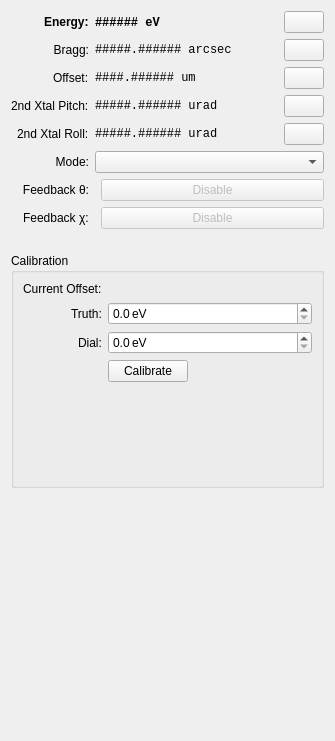
<?xml version="1.0" encoding="UTF-8"?>
<ui version="4.0">
 <class>Form</class>
 <widget class="QWidget" name="Form">
  <property name="geometry">
   <rect>
    <x>0</x>
    <y>0</y>
    <width>335</width>
    <height>741</height>
   </rect>
  </property>
  <property name="windowTitle">
   <string>Form</string>
  </property>
  <layout class="QVBoxLayout" name="verticalLayout">
   <item>
    <layout class="QFormLayout" name="formLayout_2">
     <property name="labelAlignment">
      <set>Qt::AlignRight|Qt::AlignTrailing|Qt::AlignVCenter</set>
     </property>
     <item row="0" column="0">
      <widget class="QLabel" name="label_12">
       <property name="font">
        <font>
         <weight>75</weight>
         <bold>true</bold>
        </font>
       </property>
       <property name="text">
        <string>Energy:</string>
       </property>
      </widget>
     </item>
     <item row="0" column="1">
      <layout class="QHBoxLayout" name="horizontalLayout_7">
       <property name="spacing">
        <number>2</number>
       </property>
       <item>
        <widget class="PyDMLabel" name="PyDMLabel_4">
         <property name="font">
          <font>
           <family>Monospace</family>
           <weight>75</weight>
           <bold>true</bold>
          </font>
         </property>
         <property name="toolTip">
          <string>The current readback value for the beamline energy, based on the monochromator setpoint.</string>
         </property>
         <property name="styleSheet">
          <string notr="true">font-weight: bold;</string>
         </property>
         <property name="text">
          <string>###### eV</string>
         </property>
         <property name="showUnits" stdset="0">
          <bool>true</bool>
         </property>
         <property name="channel" stdset="0">
          <string>haven://${DEVICE}.energy.user_readback</string>
         </property>
        </widget>
       </item>
       <item>
        <spacer name="horizontalSpacer_5">
         <property name="orientation">
          <enum>Qt::Horizontal</enum>
         </property>
         <property name="sizeHint" stdset="0">
          <size>
           <width>40</width>
           <height>20</height>
          </size>
         </property>
        </spacer>
       </item>
       <item>
        <widget class="PyDMRelatedDisplayButton" name="PyDMRelatedDisplayButton_4">
         <property name="enabled">
          <bool>true</bool>
         </property>
         <property name="sizePolicy">
          <sizepolicy hsizetype="Fixed" vsizetype="Fixed">
           <horstretch>0</horstretch>
           <verstretch>0</verstretch>
          </sizepolicy>
         </property>
         <property name="minimumSize">
          <size>
           <width>0</width>
           <height>0</height>
          </size>
         </property>
         <property name="toolTip">
          <string/>
         </property>
         <property name="PyDMIcon" stdset="0">
          <string>cog</string>
         </property>
         <property name="filenames" stdset="0">
          <stringlist>
           <string>motor.py</string>
          </stringlist>
         </property>
         <property name="titles" stdset="0">
          <stringlist>
           <string>More</string>
          </stringlist>
         </property>
         <property name="showIcon" stdset="0">
          <bool>true</bool>
         </property>
         <property name="macros" stdset="0">
          <stringlist>
           <string>MOTOR=${DEVICE}.energy</string>
          </stringlist>
         </property>
         <property name="openInNewWindow" stdset="0">
          <bool>true</bool>
         </property>
        </widget>
       </item>
      </layout>
     </item>
     <item row="1" column="0">
      <widget class="QLabel" name="label_7">
       <property name="font">
        <font>
         <weight>50</weight>
         <bold>false</bold>
         <kerning>true</kerning>
        </font>
       </property>
       <property name="text">
        <string>Bragg:</string>
       </property>
       <property name="alignment">
        <set>Qt::AlignRight|Qt::AlignTrailing|Qt::AlignVCenter</set>
       </property>
      </widget>
     </item>
     <item row="1" column="1">
      <layout class="QHBoxLayout" name="horizontalLayout_4">
       <item>
        <widget class="PyDMLabel" name="PyDMLabel_3">
         <property name="font">
          <font>
           <family>Monospace</family>
           <weight>50</weight>
           <bold>false</bold>
          </font>
         </property>
         <property name="toolTip">
          <string/>
         </property>
         <property name="text">
          <string>#####.###### arcsec</string>
         </property>
         <property name="precision" stdset="0">
          <number>0</number>
         </property>
         <property name="showUnits" stdset="0">
          <bool>true</bool>
         </property>
         <property name="precisionFromPV" stdset="0">
          <bool>true</bool>
         </property>
         <property name="channel" stdset="0">
          <string>haven://${DEVICE}.bragg.user_readback</string>
         </property>
        </widget>
       </item>
       <item>
        <spacer name="horizontalSpacer_4">
         <property name="orientation">
          <enum>Qt::Horizontal</enum>
         </property>
         <property name="sizeHint" stdset="0">
          <size>
           <width>40</width>
           <height>20</height>
          </size>
         </property>
        </spacer>
       </item>
       <item>
        <widget class="PyDMRelatedDisplayButton" name="PyDMRelatedDisplayButton_3">
         <property name="enabled">
          <bool>true</bool>
         </property>
         <property name="sizePolicy">
          <sizepolicy hsizetype="Fixed" vsizetype="Fixed">
           <horstretch>0</horstretch>
           <verstretch>0</verstretch>
          </sizepolicy>
         </property>
         <property name="minimumSize">
          <size>
           <width>0</width>
           <height>0</height>
          </size>
         </property>
         <property name="toolTip">
          <string/>
         </property>
         <property name="PyDMIcon" stdset="0">
          <string>cog</string>
         </property>
         <property name="filenames" stdset="0">
          <stringlist>
           <string>motor.py</string>
          </stringlist>
         </property>
         <property name="titles" stdset="0">
          <stringlist>
           <string>More</string>
          </stringlist>
         </property>
         <property name="showIcon" stdset="0">
          <bool>true</bool>
         </property>
         <property name="macros" stdset="0">
          <stringlist>
           <string>MOTOR=${DEVICE}.bragg</string>
          </stringlist>
         </property>
         <property name="openInNewWindow" stdset="0">
          <bool>true</bool>
         </property>
        </widget>
       </item>
      </layout>
     </item>
     <item row="2" column="0">
      <widget class="QLabel" name="label_15">
       <property name="text">
        <string>Offset:</string>
       </property>
      </widget>
     </item>
     <item row="2" column="1">
      <layout class="QHBoxLayout" name="horizontalLayout_5">
       <item>
        <widget class="PyDMLabel" name="PyDMLabel_8">
         <property name="font">
          <font>
           <family>Monospace</family>
          </font>
         </property>
         <property name="toolTip">
          <string/>
         </property>
         <property name="text">
          <string>####.###### um</string>
         </property>
         <property name="showUnits" stdset="0">
          <bool>true</bool>
         </property>
         <property name="channel" stdset="0">
          <string>haven://${DEVICE}.offset.user_readback</string>
         </property>
        </widget>
       </item>
       <item>
        <spacer name="horizontalSpacer_6">
         <property name="orientation">
          <enum>Qt::Horizontal</enum>
         </property>
         <property name="sizeHint" stdset="0">
          <size>
           <width>40</width>
           <height>20</height>
          </size>
         </property>
        </spacer>
       </item>
       <item>
        <widget class="PyDMRelatedDisplayButton" name="PyDMRelatedDisplayButton_5">
         <property name="enabled">
          <bool>true</bool>
         </property>
         <property name="sizePolicy">
          <sizepolicy hsizetype="Fixed" vsizetype="Fixed">
           <horstretch>0</horstretch>
           <verstretch>0</verstretch>
          </sizepolicy>
         </property>
         <property name="minimumSize">
          <size>
           <width>0</width>
           <height>0</height>
          </size>
         </property>
         <property name="toolTip">
          <string/>
         </property>
         <property name="PyDMIcon" stdset="0">
          <string>cog</string>
         </property>
         <property name="filenames" stdset="0">
          <stringlist>
           <string>motor.py</string>
          </stringlist>
         </property>
         <property name="titles" stdset="0">
          <stringlist>
           <string>More</string>
          </stringlist>
         </property>
         <property name="showIcon" stdset="0">
          <bool>true</bool>
         </property>
         <property name="macros" stdset="0">
          <stringlist>
           <string>MOTOR=${DEVICE}.offset</string>
          </stringlist>
         </property>
         <property name="openInNewWindow" stdset="0">
          <bool>true</bool>
         </property>
        </widget>
       </item>
      </layout>
     </item>
     <item row="3" column="0">
      <widget class="QLabel" name="label_16">
       <property name="text">
        <string>2nd Xtal Pitch:</string>
       </property>
      </widget>
     </item>
     <item row="3" column="1">
      <layout class="QHBoxLayout" name="horizontalLayout_6">
       <item>
        <widget class="PyDMLabel" name="PyDMLabel_6">
         <property name="font">
          <font>
           <family>Monospace</family>
          </font>
         </property>
         <property name="toolTip">
          <string/>
         </property>
         <property name="text">
          <string>#####.###### urad</string>
         </property>
         <property name="showUnits" stdset="0">
          <bool>true</bool>
         </property>
         <property name="channel" stdset="0">
          <string>haven://${DEVICE}.pitch2.user_readback</string>
         </property>
        </widget>
       </item>
       <item>
        <spacer name="horizontalSpacer_7">
         <property name="orientation">
          <enum>Qt::Horizontal</enum>
         </property>
         <property name="sizeHint" stdset="0">
          <size>
           <width>40</width>
           <height>20</height>
          </size>
         </property>
        </spacer>
       </item>
       <item>
        <widget class="PyDMRelatedDisplayButton" name="PyDMRelatedDisplayButton_6">
         <property name="enabled">
          <bool>true</bool>
         </property>
         <property name="sizePolicy">
          <sizepolicy hsizetype="Fixed" vsizetype="Fixed">
           <horstretch>0</horstretch>
           <verstretch>0</verstretch>
          </sizepolicy>
         </property>
         <property name="minimumSize">
          <size>
           <width>0</width>
           <height>0</height>
          </size>
         </property>
         <property name="toolTip">
          <string/>
         </property>
         <property name="PyDMIcon" stdset="0">
          <string>cog</string>
         </property>
         <property name="filenames" stdset="0">
          <stringlist>
           <string>motor.py</string>
          </stringlist>
         </property>
         <property name="titles" stdset="0">
          <stringlist>
           <string>More</string>
          </stringlist>
         </property>
         <property name="showIcon" stdset="0">
          <bool>true</bool>
         </property>
         <property name="macros" stdset="0">
          <stringlist>
           <string>MOTOR=${DEVICE}.pitch2</string>
          </stringlist>
         </property>
         <property name="openInNewWindow" stdset="0">
          <bool>true</bool>
         </property>
        </widget>
       </item>
      </layout>
     </item>
     <item row="4" column="0">
      <widget class="QLabel" name="label_17">
       <property name="text">
        <string>2nd Xtal Roll:</string>
       </property>
      </widget>
     </item>
     <item row="4" column="1">
      <layout class="QHBoxLayout" name="horizontalLayout_10">
       <item>
        <layout class="QHBoxLayout" name="horizontalLayout_8">
         <item>
          <widget class="PyDMLabel" name="PyDMLabel_7">
           <property name="sizePolicy">
            <sizepolicy hsizetype="Expanding" vsizetype="Preferred">
             <horstretch>0</horstretch>
             <verstretch>0</verstretch>
            </sizepolicy>
           </property>
           <property name="font">
            <font>
             <family>Monospace</family>
            </font>
           </property>
           <property name="toolTip">
            <string/>
           </property>
           <property name="text">
            <string>#####.###### urad</string>
           </property>
           <property name="showUnits" stdset="0">
            <bool>true</bool>
           </property>
           <property name="channel" stdset="0">
            <string>haven://${DEVICE}.roll2.user_readback</string>
           </property>
          </widget>
         </item>
         <item>
          <spacer name="horizontalSpacer_8">
           <property name="orientation">
            <enum>Qt::Horizontal</enum>
           </property>
           <property name="sizeHint" stdset="0">
            <size>
             <width>40</width>
             <height>20</height>
            </size>
           </property>
          </spacer>
         </item>
         <item>
          <widget class="PyDMRelatedDisplayButton" name="PyDMRelatedDisplayButton_7">
           <property name="enabled">
            <bool>true</bool>
           </property>
           <property name="sizePolicy">
            <sizepolicy hsizetype="Fixed" vsizetype="Fixed">
             <horstretch>0</horstretch>
             <verstretch>0</verstretch>
            </sizepolicy>
           </property>
           <property name="minimumSize">
            <size>
             <width>0</width>
             <height>0</height>
            </size>
           </property>
           <property name="toolTip">
            <string/>
           </property>
           <property name="PyDMIcon" stdset="0">
            <string>cog</string>
           </property>
           <property name="filenames" stdset="0">
            <stringlist>
             <string>motor.py</string>
            </stringlist>
           </property>
           <property name="titles" stdset="0">
            <stringlist>
             <string>More</string>
            </stringlist>
           </property>
           <property name="showIcon" stdset="0">
            <bool>true</bool>
           </property>
           <property name="macros" stdset="0">
            <stringlist>
             <string>MOTOR=${DEVICE}.roll2</string>
            </stringlist>
           </property>
           <property name="openInNewWindow" stdset="0">
            <bool>true</bool>
           </property>
          </widget>
         </item>
        </layout>
       </item>
      </layout>
     </item>
     <item row="5" column="0">
      <widget class="QLabel" name="label">
       <property name="text">
        <string>Mode:</string>
       </property>
       <property name="alignment">
        <set>Qt::AlignRight|Qt::AlignTrailing|Qt::AlignVCenter</set>
       </property>
      </widget>
     </item>
     <item row="5" column="1">
      <widget class="PyDMEnumComboBox" name="PyDMEnumComboBox">
       <property name="toolTip">
        <string/>
       </property>
       <property name="channel" stdset="0">
        <string>haven://${DEVICE}.mode</string>
       </property>
      </widget>
     </item>
     <item row="6" column="0">
      <widget class="QLabel" name="label_8">
       <property name="text">
        <string>Feedback θ:</string>
       </property>
       <property name="alignment">
        <set>Qt::AlignRight|Qt::AlignTrailing|Qt::AlignVCenter</set>
       </property>
      </widget>
     </item>
     <item row="6" column="1">
      <layout class="QHBoxLayout" name="horizontalLayout">
       <item>
        <widget class="PyDMByteIndicator" name="PyDMByteIndicator">
         <property name="enabled">
          <bool>false</bool>
         </property>
         <property name="sizePolicy">
          <sizepolicy hsizetype="Fixed" vsizetype="Fixed">
           <horstretch>0</horstretch>
           <verstretch>0</verstretch>
          </sizepolicy>
         </property>
         <property name="toolTip">
          <string/>
         </property>
         <property name="offColor" stdset="0">
          <color>
           <red>255</red>
           <green>0</green>
           <blue>0</blue>
          </color>
         </property>
         <property name="showLabels" stdset="0">
          <bool>false</bool>
         </property>
        </widget>
       </item>
       <item>
        <widget class="PyDMPushButton" name="PyDMPushButton">
         <property name="enabled">
          <bool>false</bool>
         </property>
         <property name="toolTip">
          <string/>
         </property>
         <property name="text">
          <string>Disable</string>
         </property>
        </widget>
       </item>
      </layout>
     </item>
     <item row="7" column="0">
      <widget class="QLabel" name="label_9">
       <property name="text">
        <string>Feedback χ:</string>
       </property>
      </widget>
     </item>
     <item row="7" column="1">
      <layout class="QHBoxLayout" name="horizontalLayout_2">
       <item>
        <widget class="PyDMByteIndicator" name="PyDMByteIndicator_2">
         <property name="enabled">
          <bool>false</bool>
         </property>
         <property name="sizePolicy">
          <sizepolicy hsizetype="Fixed" vsizetype="Fixed">
           <horstretch>0</horstretch>
           <verstretch>0</verstretch>
          </sizepolicy>
         </property>
         <property name="toolTip">
          <string/>
         </property>
         <property name="offColor" stdset="0">
          <color>
           <red>255</red>
           <green>0</green>
           <blue>0</blue>
          </color>
         </property>
         <property name="showLabels" stdset="0">
          <bool>false</bool>
         </property>
        </widget>
       </item>
       <item>
        <widget class="PyDMPushButton" name="PyDMPushButton_2">
         <property name="enabled">
          <bool>false</bool>
         </property>
         <property name="toolTip">
          <string/>
         </property>
         <property name="text">
          <string>Disable</string>
         </property>
        </widget>
       </item>
      </layout>
     </item>
    </layout>
   </item>
   <item>
    <widget class="QGroupBox" name="groupBox">
     <property name="title">
      <string>Calibration</string>
     </property>
     <layout class="QFormLayout" name="formLayout">
      <property name="labelAlignment">
       <set>Qt::AlignRight|Qt::AlignTrailing|Qt::AlignVCenter</set>
      </property>
      <item row="1" column="0">
       <widget class="QLabel" name="label_4">
        <property name="text">
         <string>Current Offset:</string>
        </property>
       </widget>
      </item>
      <item row="1" column="1">
       <widget class="PyDMLabel" name="PyDMLabel">
        <property name="toolTip">
         <string/>
        </property>
        <property name="precision" stdset="0">
         <number>0</number>
        </property>
        <property name="showUnits" stdset="0">
         <bool>false</bool>
        </property>
        <property name="precisionFromPV" stdset="0">
         <bool>true</bool>
        </property>
        <property name="alarmSensitiveContent" stdset="0">
         <bool>false</bool>
        </property>
        <property name="alarmSensitiveBorder" stdset="0">
         <bool>true</bool>
        </property>
        <property name="PyDMToolTip" stdset="0">
         <string>The current value for the ${DEVICE} calibration offset.</string>
        </property>
        <property name="channel" stdset="0">
         <string>haven://${DEVICE}.transform_offset</string>
        </property>
        <property name="enableRichText" stdset="0">
         <bool>false</bool>
        </property>
       </widget>
      </item>
      <item row="2" column="0">
       <widget class="QLabel" name="label_2">
        <property name="text">
         <string>Truth:</string>
        </property>
       </widget>
      </item>
      <item row="2" column="1">
       <widget class="QDoubleSpinBox" name="truth_spinbox">
        <property name="suffix">
         <string> eV</string>
        </property>
        <property name="decimals">
         <number>1</number>
        </property>
       </widget>
      </item>
      <item row="3" column="0">
       <widget class="QLabel" name="label_3">
        <property name="text">
         <string>Dial:</string>
        </property>
       </widget>
      </item>
      <item row="3" column="1">
       <widget class="QDoubleSpinBox" name="dial_spinbox">
        <property name="suffix">
         <string> eV</string>
        </property>
        <property name="decimals">
         <number>1</number>
        </property>
       </widget>
      </item>
      <item row="4" column="1">
       <layout class="QHBoxLayout" name="horizontalLayout_3">
        <item>
         <widget class="QueueserverButton" name="calibrate_button">
          <property name="text">
           <string>Calibrate</string>
          </property>
         </widget>
        </item>
        <item>
         <spacer name="horizontalSpacer">
          <property name="orientation">
           <enum>Qt::Horizontal</enum>
          </property>
          <property name="sizeHint" stdset="0">
           <size>
            <width>40</width>
            <height>20</height>
           </size>
          </property>
         </spacer>
        </item>
       </layout>
      </item>
     </layout>
    </widget>
   </item>
   <item>
    <widget class="QLabel" name="label_11">
     <property name="text">
      <string>&lt;html&gt;&lt;head/&gt;&lt;body&gt;&lt;p&gt;&lt;img width=&quot;300&quot; src=&quot;:/optics/monochromator.png&quot;/&gt;&lt;/p&gt;&lt;/body&gt;&lt;/html&gt;</string>
     </property>
    </widget>
   </item>
  </layout>
 </widget>
 <customwidgets>
  <customwidget>
   <class>PyDMLabel</class>
   <extends>QLabel</extends>
   <header>pydm.widgets.label</header>
  </customwidget>
  <customwidget>
   <class>PyDMByteIndicator</class>
   <extends>QWidget</extends>
   <header>pydm.widgets.byte</header>
  </customwidget>
  <customwidget>
   <class>PyDMEnumComboBox</class>
   <extends>QComboBox</extends>
   <header>pydm.widgets.enum_combo_box</header>
  </customwidget>
  <customwidget>
   <class>PyDMPushButton</class>
   <extends>QPushButton</extends>
   <header>pydm.widgets.pushbutton</header>
  </customwidget>
  <customwidget>
   <class>PyDMRelatedDisplayButton</class>
   <extends>QPushButton</extends>
   <header>pydm.widgets.related_display_button</header>
  </customwidget>
  <customwidget>
   <class>QueueserverButton</class>
   <extends>QPushButton</extends>
   <header>firefly.queue_button</header>
  </customwidget>
 </customwidgets>
 <resources>
  <include location="../resources/beamline_components.qrc"/>
 </resources>
 <connections/>
</ui>
